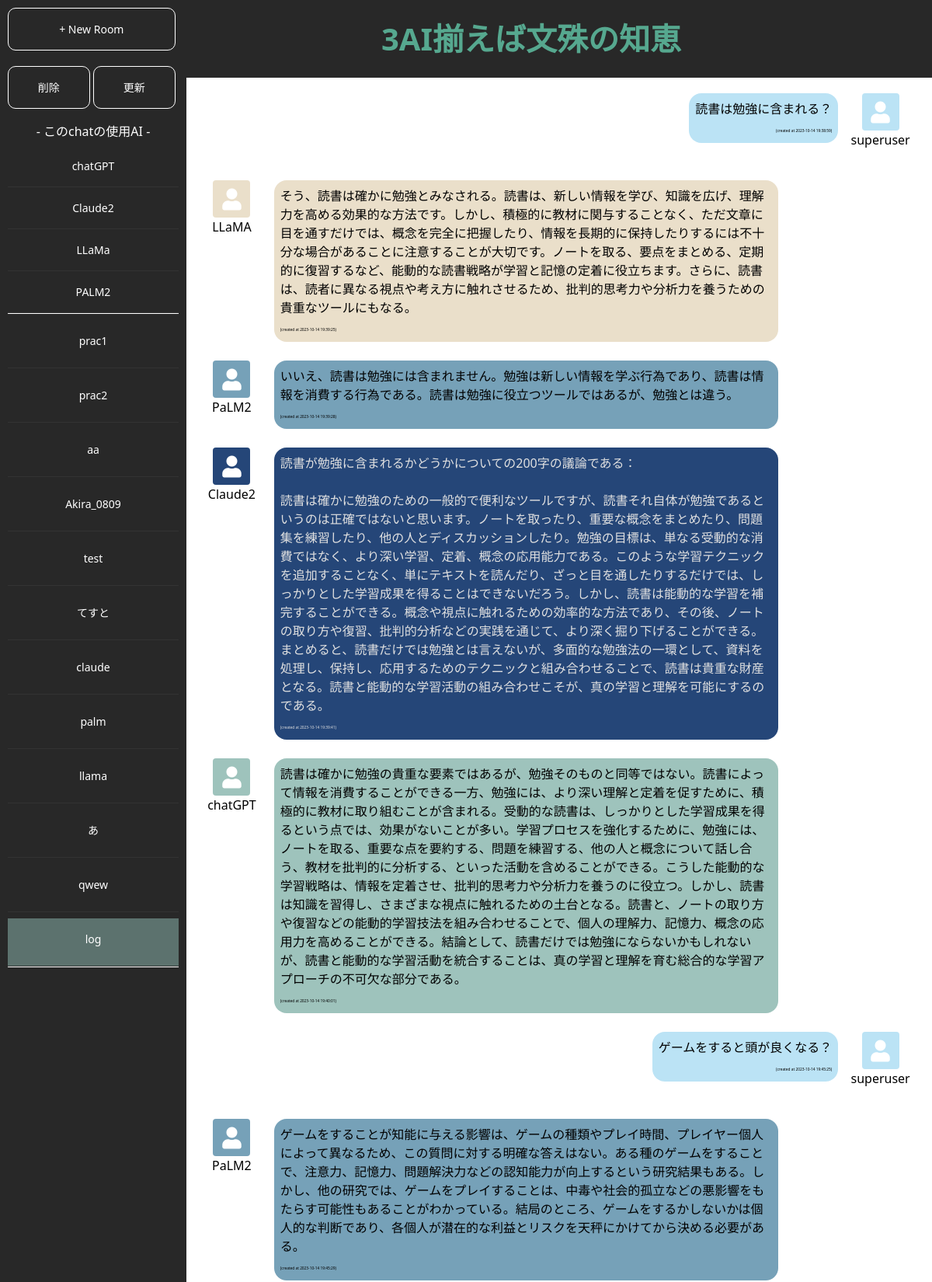
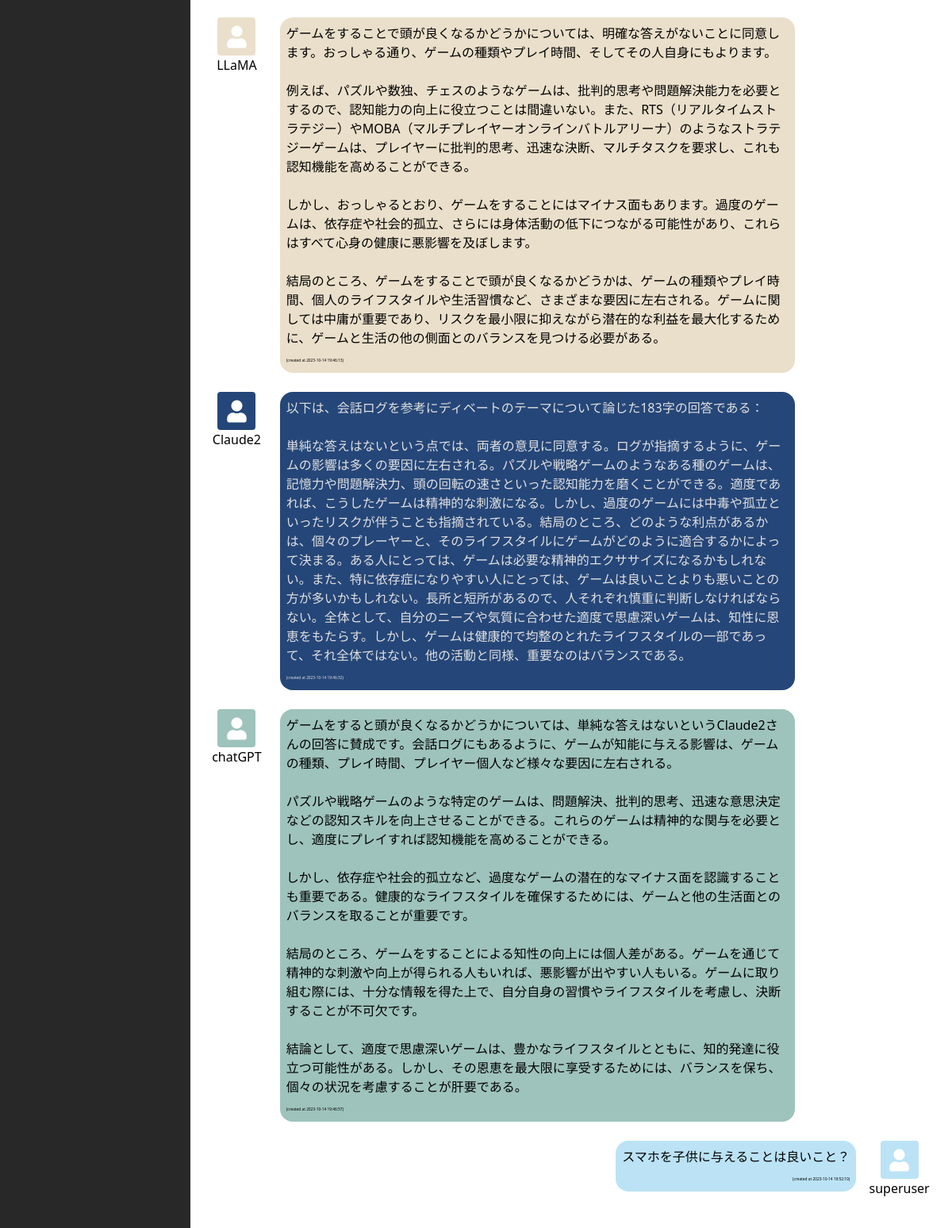
Page /chat/enter/room/14 (signed in, upper part) on the committed database (2 pictures, top to bottom).
### chat/models.py (models this page shows, shortened)
class Room(models.Model):
    host = models.ForeignKey(User, on_delete=models.CASCADE)
    name = models.CharField(gettext_lazy('Room name'), max_length=64)
    created_at = models.DateTimeField(gettext_lazy('Created time'), default=timezone.now)
    participants = models.ManyToManyField(User, related_name='rooms', verbose_name=gettext_lazy('Participants'), blank=True)
    ChatGPT = models.BooleanField(default=False)
    Claude2 = models.BooleanField(default=False)
    PaLM2 = models.BooleanField(default=False)
    LLaMA = models.BooleanField(default=False)
    objects = RoomQueryset.as_manager()
    def is_assigned(self, user=None):
        try:
            _ = self.participants.all().get(pk=user.pk)
            return True
        except User.DoesNotExist:
            return self.host == user
        except Exception:
            return False

class Message(models.Model):
    room = models.ForeignKey(Room, on_delete=models.CASCADE, related_name='messages')
    owner = models.ForeignKey(User, on_delete=models.CASCADE, related_name='messages')
    content = models.TextField(gettext_lazy('Content'))
    created_at = models.DateTimeField(gettext_lazy('Created time'), default=timezone.now)
    objects = MessageManager()

### chat/views.py (the view)
# urls.py: path('enter/room/<int:pk>', views.EnterRoom.as_view(), name='enter_room'),
class EnterRoom(LoginRequiredMixin, OnlyAssignedUserMixin, DetailView):
    model = models.Room
    template_name = 'chat/chat_room.html'
    context_object_name = 'room'
    def get_context_data(self, **kwargs):
        context = super().get_context_data(**kwargs)
        rooms = models.Room.objects.filter(host=self.request.user)
        context['rooms'] = rooms
        return context

### chat/models.py (called while the page is built)
    def ordering(self, order='created_at'):
        return self.get_queryset().order_by(order)

### chat/views.py (called while the page is built)
    def test_func(self):
        room = self.get_object()
        return room.is_assigned(self.request.user)

### templates/chat/chat_room.html (shortened to what this page needs)
{% load humanize %}
<!DOCTYPE html>
<html lang="ja">
<link rel="stylesheet" href="https://use.fontawesome.com/releases/v5.15.2/css/all.css"
/>
<link href="https://cdn.jsdelivr.net/npm/bootstrap@5.0.0-beta1/dist/css/bootstrap.min.css" rel="stylesheet"
/>
<link rel="stylesheet" href="index.css"/>
</head>
<body>
<header style="margin-left: 7%;background-color: #282828;color: #56a88f">
    <h1 style="" class="title">3AI揃えば文殊の知恵</h1>
</header>
<div id="navArea">
    <nav>
        <div class="nav_header">
            <ul class="menu">
                <li><a href="{% url 'chat:create_room' %}">+ New Room</a></li>
            </ul>
        </div>
            <div class="nav_header">
            <ul class="menu">
                <li><a href="{% url 'chat:delete_room' room.pk %}">削除</a></li>
                <li><a href="{% url 'chat:update_room' room.pk %}">更新</a></li>
            </ul>
        </div>
        <div class="inner">
            <ul class="member">
                <h6 style="text-align:center;color:White">- このchatの使用AI -</h6>
                {% if room.ChatGPT %}
                    <li>chatGPT</li>
                {% endif %}
                {% if room.Claude2 %}
                    <li>Claude2</li>
                {% endif %}
                {% if room.LLaMA %}
                    <li>LLaMa</li>
                {% endif %}
                {% if room.PaLM2 %}
                    <li>PALM2</li>
                {% endif %}
            </ul>
            <ul class="display_room">
                {% for monoroom in rooms %}
                    {% if monoroom.name == room.name %}
                        <li style="background-color: #5c726e"><a
                                href="{% url 'chat:enter_room' monoroom.pk %}">{{ monoroom.name }}</a>
                        </li>
                    {% else %}
                        <li><a href="{% url 'chat:enter_room' monoroom.pk %}">{{ monoroom.name }}</a></li>
                    {% endif %}
                {% endfor %}
            </ul>
        </div>
    </nav>
</div>
<div class="container">
    <div class="main">
        <div class="chat bg-white">
            {% for message in room.messages.ordering %}
                {% if message.owner|stringformat:"s" == "chatGPT" %}
                    <div class="message d-flex flex-row align-items-start mb-4">
                        <div class="icon">
                            <div class="message-icon4 rounded bg-your-color text-white fs-3">
                                <i class="fas fa-user"></i>
                            </div>
                            <p>{{ message.owner|stringformat:"s" }}
                            </p>
                        </div>
                        <p class="message-text4 p-2 ms-2 mb-0 bg-your-color">
                            {{ message.content|linebreaksbr }}
                            <br>
                            <time style="font-size: 0.3rem;" class="card-datetime"
                                  datetime="{{ message.created_at|date:'Y-m-d' }}">(created
                            </time>
                        </p>
                    </div>
                {% elif message.owner|stringformat:"s" == "Claude2" %}
                    <div class="message d-flex flex-row align-items-start mb-4">
                        <div class="icon">
                            <div class="message-icon3 rounded bg-your-color text-white fs-3">
                                <i class="fas fa-user"></i>
                            </div>
                            <p>{{ message.owner|stringformat:"s" }}</p>
                        </div>
                        <p class="message-text3 p-2 ms-2 mb-0 bg-your-color">
                            {{ message.content|linebreaksbr }}
                            <br>
                            <time style="font-size: 0.3rem;" class="card-datetime"
                                  datetime="{{ message.created_at|date:'Y-m-d' }}">(created
                            </time>
                        </p>
                    </div>
                {% elif message.owner|stringformat:"s" == "LLaMA" %}
                    <div class="message d-flex flex-row align-items-start mb-4">
                        <div class="icon">
                            <div class="message-icon2 rounded bg-your-color text-white fs-3">
                                <i class="fas fa-user"></i>
                            </div>
                            <p>{{ message.owner|stringformat:"s" }}</p>
                        </div>
                        <p class="message-text2 p-2 ms-2 mb-0 bg-your-color">
                            {{ message.content|linebreaksbr }}
                            <br>
                            <time style="font-size: 0.3rem;" class="card-datetime"
                                  datetime="{{ message.created_at|date:'Y-m-d' }}">(created
                            </time>
                        </p>
                    </div>
                {% elif message.owner|stringformat:"s" == "PaLM2" %}
                    <div class="message d-flex flex-row align-items-start mb-4">
                        <div class="icon">
                            <div class="message-icon1 rounded bg-your-color text-white fs-3">
                                <i class="fas fa-user"></i>
                            </div>
                            <p>{{ message.owner|stringformat:"s" }}</p>
                        </div>
                        <p class="message-text1 p-2 ms-2 mb-0 bg-your-color">
                            {{ message.content|linebreaksbr }}
                            <br>
                            <time style="font-size: 0.3rem;" class="card-datetime"
                                  datetime="{{ message.created_at|date:'Y-m-d' }}">(created
                            </time>
                        </p>
                    </div>
                {% else %}
                    <div class="message-me d-flex flex-row-reverse align-items-start mb-4">
                        <div class="icon">
                            <div class="message-icon-me rounded bg-your-color text-white fs-3">
                                <i class="fas fa-user"></i>
                            </div>
                            <p>{{ message.owner|stringformat:"s" }}</p>
                        </div>
                        <p class="message-text-me p-2 me-2 mb-0 bg-your-color">
                            {{ message.content|linebreaksbr }}
                            <br>
                            <time style="font-size: 0.3rem;" class="card-datetime"
                                  datetime="{{ message.created_at|date:'Y-m-d' }}">(created
                            </time>
                        </p>
                    </div>
                {% endif %}
            {% endfor %}
        </div>
    </div>
</div>
</body>
</html>

### static/css/index.css (style rules this page uses)
* { margin: 0; box-sizing: border-box; }
body { background-color: #a9a9a9; margin: 0; }
header { display: flex; width: 100%; height: 100px; background-color: white; align-items: center; position: fixed; justify-content: center; }
.title { text-align: center; }
.container { display: flex; justify-content: space-around; min-height: 100vh; overflow-y: auto; }
.main { position: fixed; top: 100px; width: 100%; height: 100vh; box-sizing: border-box; padding: 20px; color: black; background-color: white; }
.chat { display: flex; flex-wrap: wrap; width: 90%; height: 80%; margin: 0 auto; }
nav { width: 20%; position: fixed; display: block; justify-content: center; color: #a9a9a9; background-color: #282828; top: 0; left: 0; bottom: 0; transition: all 0.5s; z-index: 3; opacity: 0; }
.open nav { left: 0; opacity: 1; }
nav .nav_header, nav .inner { padding: 10px; }
.menu li:first-child { flex: 3; }
.menu li:last-child { flex: 1; }
nav .nav_header .menu { list-style: none; margin: 0; padding: 0px; display: flex; }
nav .inner ul { list-style: none; margin: 0; padding: 0; }
nav .inner ul li { margin: 0; border-bottom: 1px solid #333; }
nav .nav_header .menu li { width: 100%; border: solid 1px #FFFFFF; border-radius: 10px; margin-right: 2%; }
nav .nav_header .menu li a, nav .inner ul li a, nav .inner .member li, nav .nav_footter { display: block; text-decoration: none; color: #FFFFFF; font-size: 14px; padding: 1rem; transition-duration: 0.2s; text-align: center; }
nav .display_room { border-top: solid 1px #FFFFFF; border-bottom: solid 1px #FFFFFF; }
nav .display_room li a { margin: 0.5rem 0; }
.message { display: flex; }
.message-me { display: flex; width: 100%; text-align: right; }
.chat { max-width: 600px; margin: 0 auto; }
.message-text1 { background-color: #76A1B8; display: inline-block; max-width: 70%; border-radius: 1rem; }
.message-text2 { background-color: #EADFCA; display: inline-block; max-width: 70%; border-radius: 1rem; }
.message-text3 { background-color: #254678; display: inline-block; max-width: 70%; border-radius: 1rem; }
.message-text4 { background-color: #9EC3BC; display: inline-block; max-width: 70%; border-radius: 1rem; }
.message-text-me { display: inline-block; max-width: 70%; border-radius: 1rem; background-color: #BBE3F5; }
.message-icon1 { width: 48px; height: 48px; text-align: center; line-height: 48px; background-color: #76A1B8; }
.message-icon2 { width: 48px; height: 48px; text-align: center; line-height: 48px; background-color: #EADFCA; }
.message-icon3 { width: 48px; height: 48px; text-align: center; line-height: 48px; background-color: #254678; }
.message-icon4 { width: 48px; height: 48px; text-align: center; line-height: 48px; background-color: #9EC3BC; }
.message-icon-me { width: 48px; height: 48px; text-align: center; line-height: 48px; background-color: #BBE3F5; }

### rows in the picture
Room: name "prac1"
Room: name "prac2"
Room: name "aa"
Room: name "Akira_0809"
Room: name "test"
Room: name "てすと"
Room: name "claude"
Room: name "palm"
Room: name "llama"
Room: name "あ"
Room: name "qwew"
Room: name "log"
Message: owner "superuser", content "読書は勉強に含まれる？"
Message: owner "LLaMA", content "そう、読書は確かに勉強とみなされる。読書は、新しい情報を学び、知識を広げ、理解力を高める効果的な方法です。しかし、積極的に教材に関与することなく、ただ文章に目を通すだけでは、概念を完全に把握したり、情報を長期的に保持したりするには不十分な場合があることに注意することが大切です。ノートを取る、要点をまとめる、定期的に復習するなど、能動的な読書戦略が学習と記憶の定着に役立ちます。さらに、読書は、読者に異なる視点や考え方に触れさせるため、批判的思考力や分析力を養うための貴重なツールにもなる。"
Message: owner "PaLM2", content "いいえ、読書は勉強には含まれません。勉強は新しい情報を学ぶ行為であり、読書は情報を消費する行為である。読書は勉強に役立つツールではあるが、勉強とは違う。"
Message: owner "Claude2", content "読書が勉強に含まれるかどうかについての200字の議論である： 読書は確かに勉強のための一般的で便利なツールですが、読書それ自体が勉強であるというのは正確ではないと思います。ノートを取ったり、重要な概念をまとめたり、問題集を練習したり、他の人とディスカッションしたり。勉強の目標は、単なる受動的な消費ではなく、より深い学習、定着、概念の応用能力である。このような学習テクニックを追加することなく、単にテキストを読んだり、ざっと目を通したりするだけでは、しっかりとした学習成果を得ることはできないだろう。しかし、読書は能動的な学習を補完することができる。概念や視点に触れるための効率的な方法であり、その後、ノートの取り方や復習、批判的分析などの実践を通じて、より深く掘り下げることができる。まとめると、読書だけでは勉強とは言えないが、多面的な勉強法の一環として、資料を処理し、保持し、応用するためのテクニックと組み合わせることで、読書は貴重な財産となる。読書と能動的な学習活動の組み合わせこそが、真の学習と理解を可能にするのである。"
Message: owner "chatGPT", content "読書は確かに勉強の貴重な要素ではあるが、勉強そのものと同等ではない。読書によって情報を消費することができる一方、勉強には、より深い理解と定着を促すために、積極的に教材に取り組むことが含まれる。受動的な読書は、しっかりとした学習成果を得るという点では、効果がないことが多い。学習プロセスを強化するために、勉強には、ノートを取る、重要な点を要約する、問題を練習する、他の人と概念について話し合う、教材を批判的に分析する、といった活動を含めることができる。こうした能動的な学習戦略は、情報を定着させ、批判的思考力や分析力を養うのに役立つ。しかし、読書は知識を習得し、さまざまな視点に触れるための土台となる。読書と、ノートの取り方や復習などの能動的学習技法を組み合わせることで、個人の理解力、記憶力、概念の応用力を高めることができる。結論として、読書だけでは勉強にならないかもしれないが、読書と能動的な学習活動を統合することは、真の学習と理解を育む総合的な学習アプローチの不可欠な部分である。"
Message: owner "superuser", content "ゲームをすると頭が良くなる？"
Message: owner "PaLM2", content "ゲームをすることが知能に与える影響は、ゲームの種類やプレイ時間、プレイヤー個人によって異なるため、この質問に対する明確な答えはない。ある種のゲームをすることで、注意力、記憶力、問題解決力などの認知能力が向上するという研究結果もある。しかし、他の研究では、ゲームをプレイすることは、中毒や社会的孤立などの悪影響をもたらす可能性もあることがわかっている。結局のところ、ゲームをするかしないかは個人的な判断であり、各個人が潜在的な利益とリスクを天秤にかけてから決める必要がある。"
Message: owner "LLaMA", content "ゲームをすることで頭が良くなるかどうかについては、明確な答えがないことに同意します。おっしゃる通り、ゲームの種類やプレイ時間、そしてその人自身にもよります。 例えば、パズルや数独、チェスのようなゲームは、批判的思考や問題解決能力を必要とするので、認知能力の向上に役立つことは間違いない。また、RTS（リアルタイムストラテジー）やMOBA（マルチプレイヤーオンラインバトルアリーナ）のようなストラテジーゲームは、プレイヤーに批判的思考、迅速な決断、マルチタスクを要求し、これも認知機能を高めることができる。 しかし、おっしゃるとおり、ゲームをすることにはマイナス面もあります。過度のゲームは、依存症や社会的孤立、さらには身体活動の低下につながる可能性があり、これらはすべて心身の健康に悪影響を及ぼします。 結局のところ、ゲームをすることで頭が良くなるかどうかは、ゲームの種類やプレイ時間、個人のライフスタイルや生活習慣など、さまざまな要因に左右される。ゲームに関しては中庸が重要であり、リスクを最小限に抑えながら潜在的な利益を最大化するために、ゲームと生活の他の側面とのバランスを見つける必要がある。"
Message: owner "Claude2", content "以下は、会話ログを参考にディベートのテーマについて論じた183字の回答である： 単純な答えはないという点では、両者の意見に同意する。ログが指摘するように、ゲームの影響は多くの要因に左右される。パズルや戦略ゲームのようなある種のゲームは、記憶力や問題解決力、頭の回転の速さといった認知能力を磨くことができる。適度であれば、こうしたゲームは精神的な刺激になる。しかし、過度のゲームには中毒や孤立といったリスクが伴うことも指摘されている。結局のところ、どのような利点があるかは、個々のプレーヤーと、そのライフスタイルにゲームがどのように適合するかによって決まる。ある人にとっては、ゲームは必要な精神的エクササイズになるかもしれない。また、特に依存症になりやすい人にとっては、ゲームは良いことよりも悪いことの方が多いかもしれない。長所と短所があるので、人それぞれ慎重に判断しなければならない。全体として、自分のニーズや気質に合わせた適度で思慮深いゲームは、知性に恩恵をもたらす。しかし、ゲームは健康的で均整のとれたライフスタイルの一部であって、それ全体ではない。他の活動と同様、重要なのはバランスである。"
Message: owner "chatGPT", content "ゲームをすると頭が良くなるかどうかについては、単純な答えはないというClaude2さんの回答に賛成です。会話ログにもあるように、ゲームが知能に与える影響は、ゲームの種類、プレイ時間、プレイヤー個人など様々な要因に左右される。 パズルや戦略ゲームのような特定のゲームは、問題解決、批判的思考、迅速な意思決定などの認知スキルを向上させることができる。これらのゲームは精神的な関与を必要とし、適度にプレイすれば認知機能を高めることができる。 しかし、依存症や社会的孤立など、過度なゲームの潜在的なマイナス面を認識することも重要である。健康的なライフスタイルを確保するためには、ゲームと他の生活面とのバランスを取ることが重要です。 結局のところ、ゲームをすることによる知性の向上には個人差がある。ゲームを通じて精神的な刺激や向上が得られる人もいれば、悪影響が出やすい人もいる。ゲームに取り組む際には、十分な情報を得た上で、自分自身の習慣やライフスタイルを考慮し、決断することが不可欠です。 結論として、適度で思慮深いゲームは、豊かなライフスタイルとともに、知的発達に役立つ可能性がある。しかし、その恩恵を最大限に享受するためには、バランスを保ち、個々の状況を考慮することが肝要である。"
Message: owner "superuser", content "スマホを子供に与えることは良いこと？"
